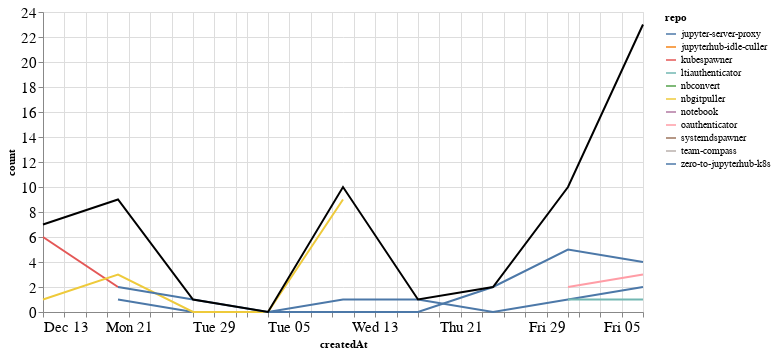

Here is the notebook cell this chart was saved with:
### Markdown cell above
### Comments

### Code cell
comments_time = comments.groupby('repo').resample('W', on='createdAt').count()['author'].reset_index()
comments_time = comments_time.rename(columns={'author': 'count'})
comments_time_total = comments_time.groupby('createdAt').agg({"count": "sum"}).reset_index()
ch1 = alt.Chart(comments_time, width=600).mark_line().encode(
    x='createdAt',
    y='count',
    color='repo',
    tooltip="repo"
)

ch2 = alt.Chart(comments_time_total, width=600).mark_line(color="black").encode(
    x='createdAt',
    y='count',
)

ch1 + ch2

### Figure 1 — Vega-Lite specification as saved in the notebook (floating-point values rounded to 4 significant figures)
{"config": {"axisLeft": {"labelFontSize": 15}, "axisBottom": {"labelFontSize": 15}}, "layer": [{"data": {"name": "data-139c2afb901d7c2c6dabae7c10adde66"}, "mark": "line", "encoding": {"color": {"type": "nominal", "field": "repo"}, "tooltip": {"type": "nominal", "field": "repo"}, "x": {"type": "temporal", "field": "createdAt"}, "y": {"type": "quantitative", "field": "count"}}, "width": 600}, {"data": {"name": "data-0d1562b6ae502b18305ec4fd547fb7f2"}, "mark": {"type": "line", "color": "black"}, "encoding": {"x": {"type": "temporal", "field": "createdAt"}, "y": {"type": "quantitative", "field": "count"}}, "width": 600}], "$schema": "https://vega.github.io/schema/vega-lite/v4.8.1.json", "datasets": {"data-139c2afb901d7c2c6dabae7c10adde66": [{"repo": "jupyter-server-proxy", "createdAt": "2020-12-20T00:00:00", "count": 1}, {"repo": "jupyter-server-proxy", "createdAt": "2020-12-27T00:00:00", "count": 0}, {"repo": "jupyter-server-proxy", "createdAt": "2021-01-03T00:00:00", "count": 0}, {"repo": "jupyter-server-proxy", "createdAt": "2021-01-10T00:00:00", "count": 1}, {"repo": "jupyter-server-proxy", "createdAt": "2021-01-17T00:00:00", "count": 1}, {"repo": "jupyter-server-proxy", "createdAt": "2021-01-24T00:00:00", "count": 0}, {"repo": "jupyter-server-proxy", "createdAt": "2021-01-31T00:00:00", "count": 1}, {"repo": "jupyter-server-proxy", "createdAt": "2021-02-07T00:00:00", "count": 2}, {"repo": "jupyterhub-idle-culler", "createdAt": "2021-01-31T00:00:00", "count": 1}, {"repo": "kubespawner", "createdAt": "2020-12-13T00:00:00", "count": 6}, {"repo": "kubespawner", "createdAt": "2020-12-20T00:00:00", "count": 2}, {"repo": "ltiauthenticator", "createdAt": "2021-01-31T00:00:00", "count": 1}, {"repo": "ltiauthenticator", "createdAt": "2021-02-07T00:00:00", "count": 1}, {"repo": "nbconvert", "createdAt": "2021-02-07T00:00:00", "count": 9}, {"repo": "nbgitpuller", "createdAt": "2020-12-13T00:00:00", "count": 1}, {"repo": "nbgitpuller", "createdAt": "2020-12-20T00:00:00", "count": 3}, {"repo": "nbgitpuller", "createdAt": "2020-12-27T00:00:00", "count": 0}, {"repo": "nbgitpuller", "createdAt": "2021-01-03T00:00:00", "count": 0}, {"repo": "nbgitpuller", "createdAt": "2021-01-10T00:00:00", "count": 9}, {"repo": "notebook", "createdAt": "2021-02-07T00:00:00", "count": 2}, {"repo": "oauthenticator", "createdAt": "2021-01-31T00:00:00", "count": 2}, {"repo": "oauthenticator", "createdAt": "2021-02-07T00:00:00", "count": 3}, {"repo": "systemdspawner", "createdAt": "2020-12-20T00:00:00", "count": 1}, {"repo": "team-compass", "createdAt": "2021-02-07T00:00:00", "count": 2}, {"repo": "zero-to-jupyterhub-k8s", "createdAt": "2020-12-20T00:00:00", "count": 2}, {"repo": "zero-to-jupyterhub-k8s", "createdAt": "2020-12-27T00:00:00", "count": 1}, {"repo": "zero-to-jupyterhub-k8s", "createdAt": "2021-01-03T00:00:00", "count": 0}, {"repo": "zero-to-jupyterhub-k8s", "createdAt": "2021-01-10T00:00:00", "count": 0}, {"repo": "zero-to-jupyterhub-k8s", "createdAt": "2021-01-17T00:00:00", "count": 0}, {"repo": "zero-to-jupyterhub-k8s", "createdAt": "2021-01-24T00:00:00", "count": 2}, {"repo": "zero-to-jupyterhub-k8s", "createdAt": "2021-01-31T00:00:00", "count": 5}, {"repo": "zero-to-jupyterhub-k8s", "createdAt": "2021-02-07T00:00:00", "count": 4}], "data-0d1562b6ae502b18305ec4fd547fb7f2": [{"createdAt": "2020-12-13T00:00:00", "count": 7}, {"createdAt": "2020-12-20T00:00:00", "count": 9}, {"createdAt": "2020-12-27T00:00:00", "count": 1}, {"createdAt": "2021-01-03T00:00:00", "count": 0}, {"createdAt": "2021-01-10T00:00:00", "count": 10}, {"createdAt": "2021-01-17T00:00:00", "count": 1}, {"createdAt": "2021-01-24T00:00:00", "count": 2}, {"createdAt": "2021-01-31T00:00:00", "count": 10}, {"createdAt": "2021-02-07T00:00:00", "count": 23}]}}
